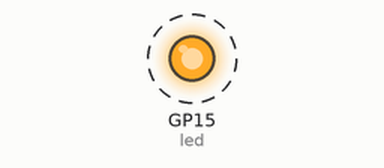
Simulated run of this program. Board: Raspberry Pi Pico running MicroPython. On the bench: output pins drawn as LEDs (lit = HIGH). Dashed ring = blinking. What the program prints to the serial console is not drawn.

Above: at 0.5 s.
Timing chart, 0 to 4.6 s (numbered marks = the images above):
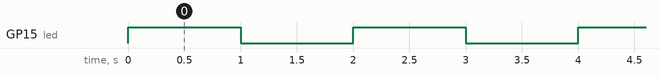

Measured:
- by itself, GP15 (led): alternates HIGH for 1.0 s and LOW for 1.0 s

The program:

main.py
```python
"""
Parpadeo de LED - Tu Primer Programa en MicroPython
=====================================================

¿QUÉS ES ESTO?
Este es el clásico "Hello World" de la electrónica. Vamos a hacer que un LED
parpadee cada segundo. Es el punto de partida perfecto para aprender a controlar
硬件 con código.

Hardware: Raspberry Pi Pico con MicroPython
Plataforma: Wokwi (simulador gratuito)
Componentes:
  • 1 LED rojo (el que brilla cuando le damos corriente)
  • 1 resistor de 220Ω (protege el LED de quemarse)
  • Cables de conexión

📌 CONEXIONES FÍSICAS (explicadas para que las entiendas):
─────────────────────────────────────────────────────────
  El LED tiene dos patitas:
    - La más larga es el ÁNODO (+) → se conecta al pin GPIO
    - La más corta es el CÁTODO (-) → se conecta a GND (tierra)

  ¿Por qué un resistor? El LED solo soporta 2V, pero el Pico da 3.3V.
  El resistor de 220Ω limita la corriente para que no se queme.

  WIRE (cableado):
    GPIO 15 (Pico) ────────► ÁNODO del LED (patita larga)
    CÁTODO del LED ──► Resistor 220Ω ──► GND (Pico)

Lenguaje: MicroPython
"""

# ═══════════════════════════════════════════════════════════════════════════
# EXPLICACIÓN DEL CÓDIGO (línea por línea)
# ═══════════════════════════════════════════════════════════════════════════

# Importamos las herramientas que vamos a usar
# • Pin: nos permite controlar los pines GPIO (entrada/salida)
# • time: nos permite manejar tiempos (esperas, delays)
from machine import Pin
import time

# ─────────────────────────────────────────────────────────────────────────
# CONFIGURACIÓN DEL LED
# ─────────────────────────────────────────────────────────────────────────
# Aquí ledecimos que el pin GPIO 15 será una SALIDA (OUTPUT)
# Esto significa que podemos CONTROLAR sienvía voltaje o no
led = Pin(15, Pin.OUT)

# El LED está APAGADO inicialmente porque acabamos de configurarlo

# Mensaje inicial por consola (para ver en el monitor serie)
print("🌟 INICIANDO: Parpadeo de LED")
print("   El LED parpadeará cada 1 segundo")
print("   Observa el LED en el simulador y la consola aquí abajo")

# ═══════════════════════════════════════════════════════════════════════════
# BUCLE PRINCIPAL (se ejecuta para siempre)
# ═══════════════════════════════════════════════════════════════════════════
while True:
    # Encender el LED
    # Cuando colocamos value(1), el pin GPIO 15 entrega 3.3V (alto)
    led.value(1)
    print("🔴 LED ENCENDIDO")  # Mensaje de debug
    time.sleep(1)  # Mantener el LED prendido por 1 segundo

    # Apagar el LED
    # Cuando colocamos value(0), el pin GPIO 15 entrega 0V (bajo)
    led.value(0)
    print("⚫ LED APAGADO")  # Mensaje de debug
    time.sleep(1)  # Mantener el LED apagado por 1 segundo

# Este bucle se repite infinitamente hasta que desconectes la placa
```
